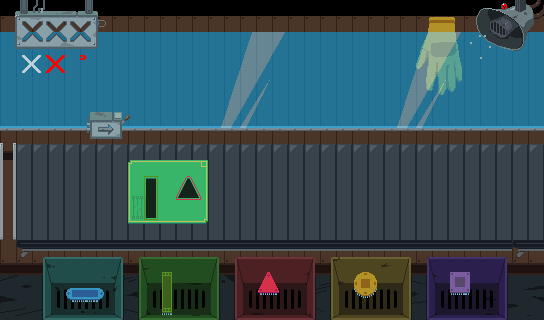

A 2D game scene composited from a Tiled map and its tileset images. What follows is a short description and the map's XML, with each tile layer's data collapsed to a summary:
An orthogonal 34x20 tile map with 16x16 px tiles, 5 tile layers (parquet, main, hello, glass, ...).

<map version="1.10" tiledversion="1.11.1-99-gec89c545" orientation="orthogonal" renderorder="right-down" width="34" height="20" tilewidth="16" tileheight="16" infinite="0" nextlayerid="7" nextobjectid="1">
 <tileset firstgid="1" name="Atlas_GameUsine" tilewidth="16" tileheight="16" tilecount="612" columns="34">
  <image source="public/tiles/Atlas_GameUsine.png" width="550" height="300" />
  <tile id="163">
   <animation>
    <frame tileid="163" duration="200" />
    <frame tileid="27" duration="200" />
   </animation>
  </tile>
  <tile id="164">
   <animation>
    <frame tileid="164" duration="200" />
    <frame tileid="28" duration="200" />
   </animation>
  </tile>
  <tile id="165">
   <animation>
    <frame tileid="165" duration="200" />
    <frame tileid="29" duration="200" />
   </animation>
  </tile>
  <tile id="166">
   <animation>
    <frame tileid="166" duration="200" />
    <frame tileid="30" duration="200" />
   </animation>
  </tile>
  <tile id="197">
   <animation>
    <frame tileid="197" duration="200" />
    <frame tileid="61" duration="200" />
   </animation>
  </tile>
  <tile id="198">
   <animation>
    <frame tileid="198" duration="200" />
    <frame tileid="62" duration="200" />
   </animation>
  </tile>
  <tile id="199">
   <animation>
    <frame tileid="199" duration="200" />
    <frame tileid="63" duration="200" />
   </animation>
  </tile>
  <tile id="200">
   <animation>
    <frame tileid="200" duration="200" />
    <frame tileid="64" duration="200" />
   </animation>
  </tile>
  <tile id="201">
   <animation>
    <frame tileid="201" duration="200" />
    <frame tileid="65" duration="200" />
   </animation>
  </tile>
  <tile id="231">
   <animation>
    <frame tileid="231" duration="200" />
    <frame tileid="95" duration="200" />
   </animation>
  </tile>
  <tile id="232">
   <animation>
    <frame tileid="232" duration="200" />
    <frame tileid="96" duration="200" />
   </animation>
  </tile>
  <tile id="233">
   <animation>
    <frame tileid="233" duration="200" />
    <frame tileid="97" duration="200" />
   </animation>
  </tile>
  <tile id="234">
   <animation>
    <frame tileid="234" duration="200" />
    <frame tileid="98" duration="200" />
   </animation>
  </tile>
  <tile id="241">
   <animation>
    <frame tileid="241" duration="200" />
    <frame tileid="243" duration="200" />
    <frame tileid="245" duration="200" />
    <frame tileid="247" duration="200" />
   </animation>
  </tile>
  <tile id="266">
   <animation>
    <frame tileid="266" duration="200" />
    <frame tileid="130" duration="200" />
   </animation>
  </tile>
  <tile id="267">
   <animation>
    <frame tileid="267" duration="200" />
    <frame tileid="131" duration="200" />
   </animation>
  </tile>
  <tile id="268">
   <animation>
    <frame tileid="268" duration="200" />
    <frame tileid="132" duration="200" />
   </animation>
  </tile>
  <tile id="275">
   <animation>
    <frame tileid="275" duration="200" />
    <frame tileid="277" duration="200" />
    <frame tileid="279" duration="200" />
    <frame tileid="281" duration="200" />
   </animation>
  </tile>
 </tileset>
 <layer id="2" name="parquet" width="34" height="20">
  <data>[680 cells, 544 non-empty, 18 distinct tile ids]</data>
 </layer>
 <layer id="1" name="main" width="34" height="20">
  <data>[680 cells, 389 non-empty, 162 distinct tile ids]</data>
 </layer>
 <layer id="5" name="hello" width="34" height="20">
  <data>[680 cells, 20 non-empty, 20 distinct tile ids]</data>
 </layer>
 <layer id="3" name="glass" width="34" height="20">
  <data>[680 cells, 238 non-empty, 42 distinct tile ids]</data>
 </layer>
 <layer id="6" name="Calque de Tuiles 5" width="34" height="20">
  <data>[680 cells, 88 non-empty, 88 distinct tile ids]</data>
 </layer>
</map>
